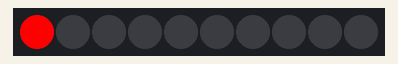
This sketch was run on a simulated Arduino Uno, built for the host (arithmetic inside an expression is 32-bit, double 64-bit). Shown: 10 RGB LEDs in strip order, left to right.

Above: at 0.15 s.
At 5.07 s:
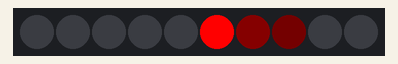
At 10.1 s:
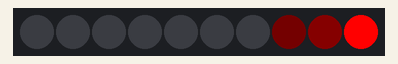
At 20.08 s:
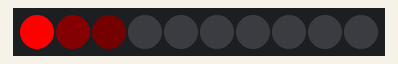
At 29.95 s:
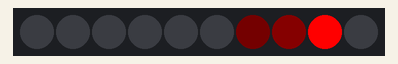
At 39.94 s:
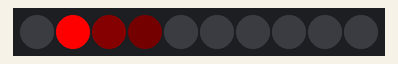

The sketch:

scanner.ino
```cpp
#define SCANNER_DATA_PIN 6
#include "Scanner.h"

Scanner scanner(10);

void setup() {}

void loop() { scanner.update(); }
```

Buffer.h
```cpp
#ifndef BUFFER_H
#define BUFFER_H

class Buffer
{
public:
  Buffer(int size);
  ~Buffer();

  void add(int value);
  int get(int index) const;

private:
  int *data;
  int size;
  int currentIndex;
};

Buffer::Buffer(int size) : size(size), currentIndex(0)
{
  data = new int[size];
}

Buffer::~Buffer() { delete[] data; }

void Buffer::add(int value)
{
  for (int i = size - 2; i >= 0; --i)
    data[i + 1] = data[i]; // Shift elements to the right

  data[0] = value; // Add new value at the start
}

int Buffer::get(int index) const
{
  if (index < 0 || index >= size)
    throw("Index out of range");

  return data[index];
}

#endif // BUFFER_H
```

Scanner.h
```cpp
#ifndef SCANNER_H
#define SCANNER_H

#ifndef SCANNER_DATA_PIN
#error "SCANNER_DATA_PIN must be defined before including Scanner.h"
#endif // SCANNER_DATA_PIN

#include <FastLED.h>
#include "Buffer.h"

#define RED_MEDUIM CRGB(8, 0, 0)
#define RED_DIM CRGB(1, 0, 0)

class Scanner
{
public:
  Scanner(int led_count, int scan_delay = 100);
  void update();
  ~Scanner();

private:
  int LED_count;
  int index = 0;
  int dir = 1;
  int scan_delay; // in milliseconds
  unsigned long lastUpdate = 0;

  CRGB *leds;
  Buffer refs = Buffer(4);
};

Scanner::Scanner(int LED_count, int scan_delay)
    : LED_count(LED_count), scan_delay(scan_delay), index(0), dir(1)
{
  leds = new CRGB[LED_count]; // allocate memory
  FastLED.addLeds<NEOPIXEL, SCANNER_DATA_PIN>(leds, LED_count);
}

void Scanner::update()
{
  unsigned long now = millis();
  if (now - lastUpdate < scan_delay)
    return;

  lastUpdate = now;

  if (index == LED_count - 1)
    dir = -1;
  else if (index == 0)
    dir = 1;

  refs.add(index);

  leds[refs.get(3)] = CRGB::Black; // turn off the next LED
  leds[refs.get(2)] = RED_DIM;     // very dim previous LED
  leds[refs.get(1)] = RED_MEDUIM;  // dim previous LED
  leds[refs.get(0)] = CRGB::Red;   // turn off previous LED

  index += dir;
  FastLED.show();
}

Scanner::~Scanner() { delete[] leds; }

#endif // SCANNER_H
```
